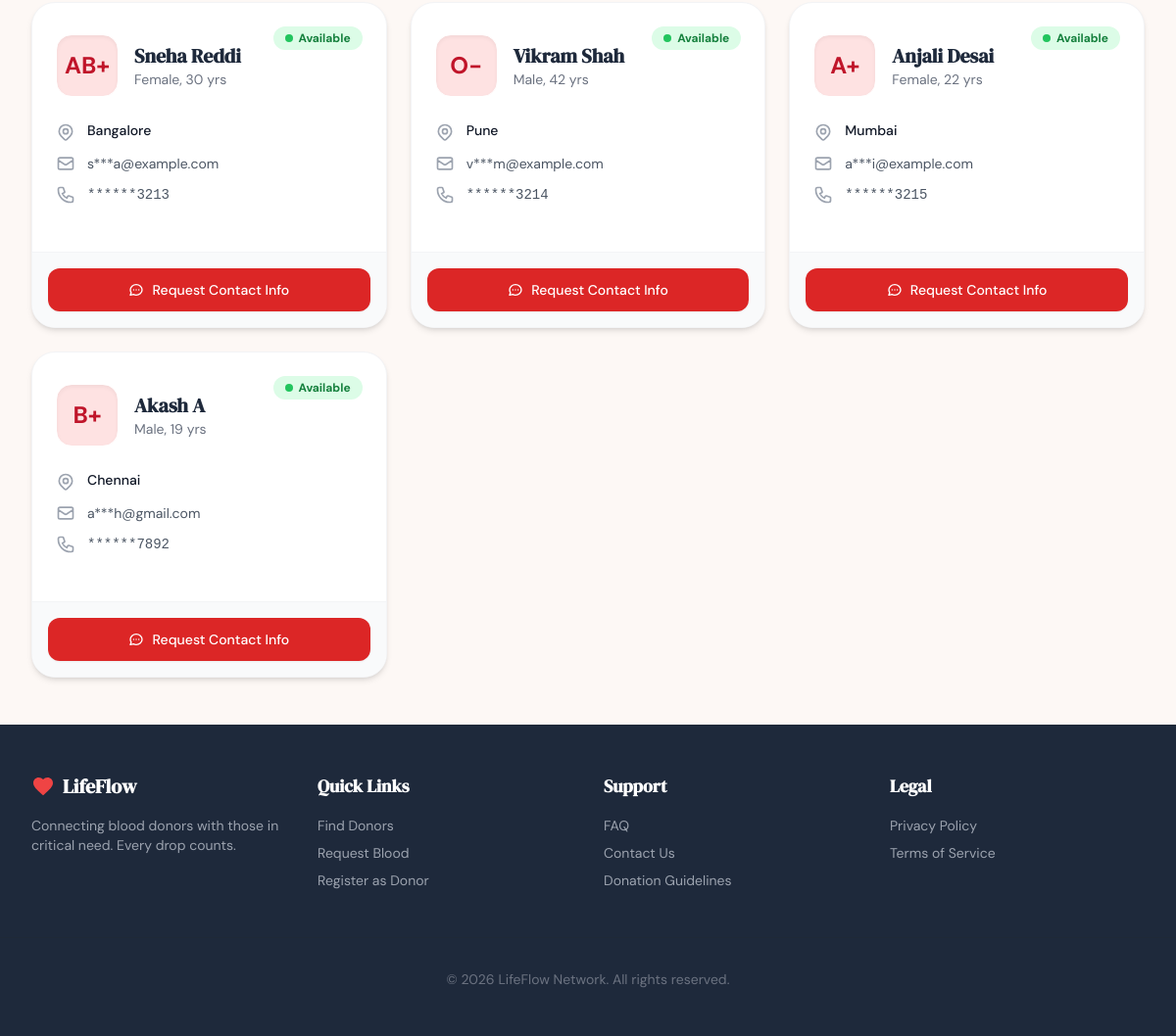
The app's page /donors (lower part), older data.
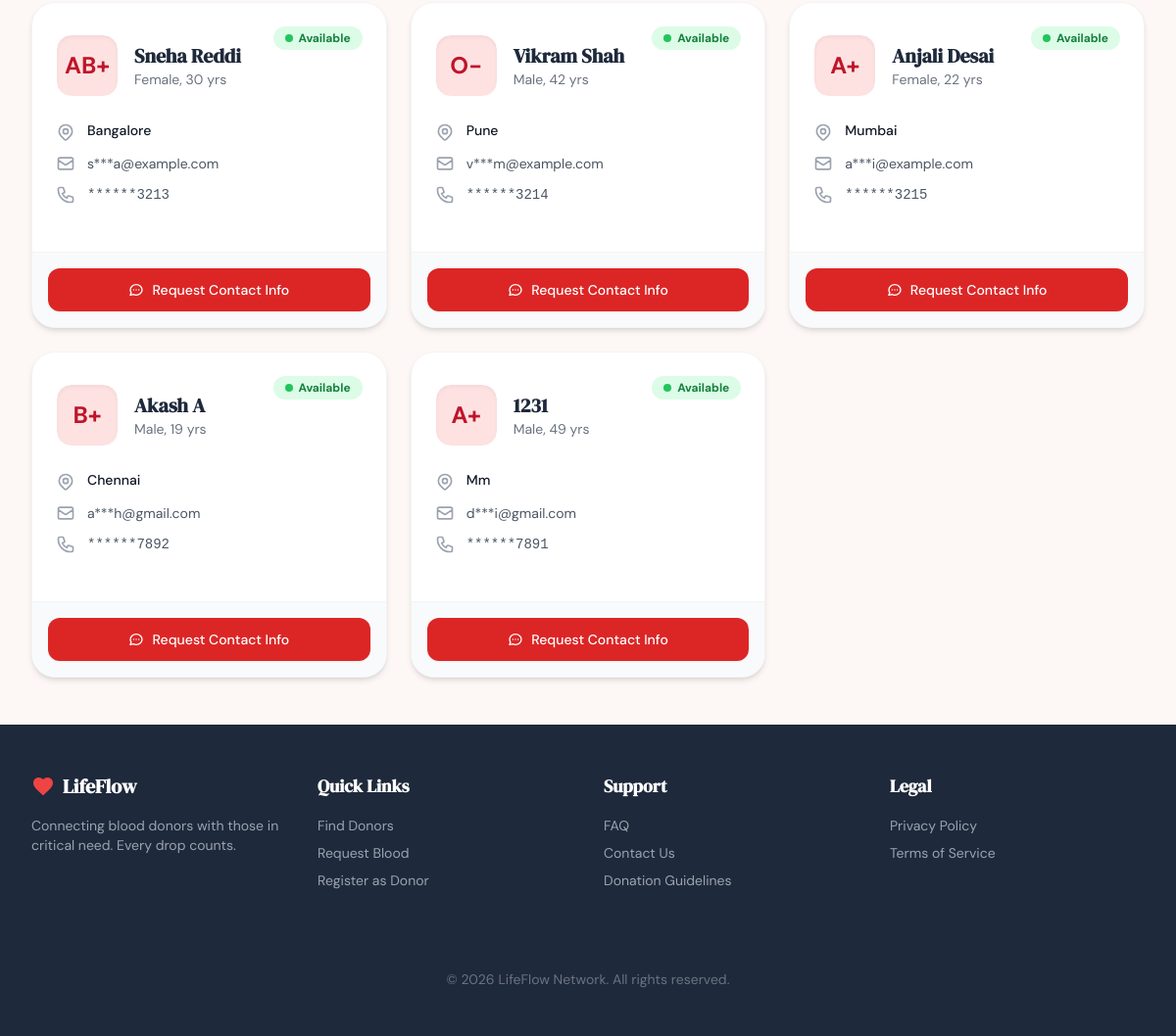
The same page, newer data.
### app.py (models this page shows)
class Donor(db.Model):
    id = db.Column(db.String(50), primary_key=True)
    user_id = db.Column(db.String(36), db.ForeignKey('user.id'), nullable=False)
    name = db.Column(db.String(100), nullable=False)
    age = db.Column(db.Integer, nullable=False)
    gender = db.Column(db.String(20), nullable=False)
    blood_type = db.Column(db.String(5), nullable=False)
    city = db.Column(db.String(100), nullable=False)
    phone = db.Column(db.String(20), nullable=False)
    email = db.Column(db.String(120), nullable=False)
    last_donation = db.Column(db.String(20), nullable=True) # YYYY-MM-DD
    medical_conditions = db.Column(db.Text, nullable=True)
    available = db.Column(db.Boolean, default=True)
    next_eligible = db.Column(db.String(20), nullable=True) # YYYY-MM-DD
    donations_count = db.Column(db.Integer, default=0)

### app.py (the view)
@app.route('/donors')
def find_donors():
    blood_group = sanitize_input(request.args.get('blood_group', ''))
    city = sanitize_input(request.args.get('city', ''))
    query = Donor.query
    if blood_group:
        query = query.filter_by(blood_type=blood_group)
    if city:
        query = query.filter(Donor.city.ilike(f"%{city}%"))
    filtered_donors = query.all()
    display_donors = []
    current_user_id = session.get('user_id')
    for d in filtered_donors:
        is_owner = (d.user_id == current_user_id)
        display_donor = {
            'id': d.id,
            'name': d.name,
            'age': d.age,
            'gender': d.gender,
            'blood_type': d.blood_type,
            'city': d.city,
            'available': d.available,
            'next_eligible': d.next_eligible,
            'phone_masked': mask_phone(d.phone, is_owner),
            'email_masked': mask_email(d.email, is_owner)
        }
        display_donors.append(display_donor)
    return render_template('find_donors.html',
                           donors=display_donors,
                           filters={'blood_group': blood_group, 'city': city})

### app.py (called while the page is built)
def sanitize_input(text):
    if text is None:
        return ""
    clean_text = markupsafe.escape(str(text).strip())
    return clean_text

def mask_phone(phone, is_owner=False):
    if not phone: return ""
    if is_owner: return phone
    phone_str = str(phone)
    if len(phone_str) < 4: return phone_str
    return "*" * (len(phone_str) - 4) + phone_str[-4:]

def mask_email(email, is_owner=False):
    if not email or '@' not in email: return ""
    if is_owner: return email
    parts = email.split('@')
    name = parts[0]
    domain = parts[1]
    if len(name) <= 1:
        masked_name = name + "***"
    else:
        masked_name = name[0] + "***" + name[-1] if len(name)>2 else name[0]+"***"
    return f"{masked_name}@{domain}"

def generate_csrf_token():
    if '_csrf_token' not in session:
        session['_csrf_token'] = str(uuid.uuid4())
    return session['_csrf_token']

@app.before_request
def csrf_protect():
    if request.method == "POST":
        token = session.get('_csrf_token', None)
        form_token = request.form.get('_csrf_token')
        header_token = request.headers.get('X-CSRFToken')
        if not token or token not in (form_token, header_token):
            abort(403, description="CSRF token validation failed.")

@app.before_request
def update_activity():
    if 'user_id' in session and request.endpoint != 'static':
        check_session_timeout()

### templates/find_donors.html (shortened to what this page needs)
{% extends "base.html" %}
{% block content %}
<div class="max-w-7xl mx-auto px-4 sm:px-6 lg:px-8 py-12 min-h-[50vh]">
    {% if donors %}
    <div class="grid grid-cols-1 md:grid-cols-2 lg:grid-cols-3 gap-6">
        {% for donor in donors %}
        <div
            class="bg-white rounded-3xl shadow-md overflow-hidden border border-gray-100 hover:shadow-xl transition-all duration-300 group">
            <div class="p-6 relative">
                <div
                    class="absolute top-6 right-6 flex items-center gap-1.5 px-3 py-1 rounded-full text-xs font-bold {% if donor.available %}bg-green-100 text-green-700{% else %}bg-yellow-100 text-yellow-700{% endif %}">
                    <span
                        class="w-2 h-2 rounded-full {% if donor.available %}bg-green-500 animate-pulse{% else %}bg-yellow-500{% endif %}"></span>
                    {{ 'Available' if donor.available else 'Cooling Down' }}
                </div>
                <div class="flex items-center gap-4 mb-6 mt-2">
                    <div
                        class="w-16 h-16 rounded-2xl bg-gradient-to-br from-red-100 to-crimson-100 flex items-center justify-center text-crimson-700 font-bold text-2xl shadow-inner border border-white">
                        {{ donor.blood_type }}
                    </div>
                    <div>
                        <h3
                            class="font-serif text-xl font-bold text-ink group-hover:text-crimson-700 transition-colors">
                            {{ donor.name }}</h3>
                        <p class="text-sm text-gray-500">{{ donor.gender }}, {{ donor.age }} yrs</p>
                    </div>
                </div>
                <div class="space-y-3 mb-6">
                    <div class="flex items-start gap-3">
                        <div>
                            <p class="text-sm font-medium text-gray-900">{{ donor.city }}</p>
                        </div>
                    </div>
                    <div class="flex items-start gap-3">
                        <svg class="h-5 w-5 text-gray-400" fill="none" viewBox="0 0 24 24" stroke="currentColor">
                            <path stroke-linecap="round" stroke-linejoin="round" stroke-width="2"
                                d="M3 8l7.89 5.26a2 2 0 002.22 0L21 8M5 19h14a2 2 0 002-2V7a2 2 0 00-2-2H5a2 2 0 00-2 2v10a2 2 0 002 2z" />
                        </svg>
                        <p class="text-sm text-gray-600">{{ donor.email_masked }}</p>
                    </div>
                    <div class="flex items-start gap-3">
                        <p class="text-sm font-mono text-gray-600" id="phone-{{ donor.id }}">{{ donor.phone_masked }}
                        </p>
                    </div>
                </div>
            </div>
            <div class="bg-gray-50 border-t border-gray-100 p-4">
                {% if donor.available %}
                <button onclick="contactDonor('{{ donor.id }}')" id="btn-{{ donor.id }}"
                    class="w-full flex justify-center items-center py-3 px-4 rounded-xl text-sm font-medium text-white bg-crimson-600 hover:bg-crimson-700 transition-colors shadow-sm gap-2">
                    <svg class="h-4 w-4" fill="none" viewBox="0 0 24 24" stroke="currentColor">
                        <path stroke-linecap="round" stroke-linejoin="round" stroke-width="2"
                            d="M8 12h.01M12 12h.01M16 12h.01M21 12c0 4.418-4.03 8-9 8a9.863 9.863 0 01-4.255-.949L3 20l1.395-3.72C3.512 15.042 3 13.574 3 12c0-4.418 4.03-8 9-8s9 3.582 9 8z" />
                    </svg>
                    Request Contact Info
                </button>
                {% else %}
                <button disabled
                    class="w-full flex justify-center items-center py-3 px-4 rounded-xl text-sm font-medium text-gray-500 bg-gray-200 cursor-not-allowed gap-2">
                    Currently Unavailable
                </button>
                {% endif %}
            </div>
        </div>
        {% endfor %}
    </div>
    {% endif %}
</div>
{% endblock %}

### templates/base.html (shortened to what this page needs)
<!DOCTYPE html>
<html lang="en">
<head>
    <script src="https://cdn.tailwindcss.com"></script>
</head>
<body class="min-h-screen flex flex-col font-sans antialiased text-ink">
    <main class="flex-grow w-full">
        {% block content %}{% endblock %}
    </main>
    <footer class="bg-ink text-white py-12 border-t border-gray-800">
        <div class="max-w-7xl mx-auto px-4 sm:px-6 lg:px-8 grid grid-cols-1 md:grid-cols-4 gap-8">
            <div class="md:col-span-1">
                <a href="{{ url_for('index') }}" class="flex items-center gap-2 mb-4">
                    <svg class="h-6 w-6 text-crimson-500" fill="currentColor" viewBox="0 0 24 24">
                        <path d="M12,21.35L10.55,20.03C5.4,15.36 2,12.28 2,8.5C2,5.42 4.42,3 7.5,3C9.24,3 10.91,3.81 12,5.09C13.09,3.81 14.76,3 16.5,3C19.58,3 22,5.42 22,8.5C22,12.28 18.6,15.36 13.45,20.04L12,21.35Z" />
                    </svg>
                    <span class="font-serif text-xl font-bold text-white">LifeFlow</span>
                </a>
                <p class="text-gray-400 text-sm">Connecting blood donors with those in critical need. Every drop counts.</p>
            </div>
            <div>
                <h3 class="text-lg font-bold mb-4 font-serif">Quick Links</h3>
                <ul class="space-y-2 text-sm text-gray-400">
                    <li><a href="{{ url_for('find_donors') }}" class="hover:text-crimson-400 transition-colors">Find Donors</a></li>
                    <li><a href="{{ url_for('request_blood') }}" class="hover:text-crimson-400 transition-colors">Request Blood</a></li>
                    <li><a href="{{ url_for('register_donor') }}" class="hover:text-crimson-400 transition-colors">Register as Donor</a></li>
                </ul>
            </div>
            <div>
                <h3 class="text-lg font-bold mb-4 font-serif">Support</h3>
                <ul class="space-y-2 text-sm text-gray-400">
                    <li><a href="#" class="hover:text-crimson-400 transition-colors">FAQ</a></li>
                    <li><a href="#" class="hover:text-crimson-400 transition-colors">Contact Us</a></li>
                    <li><a href="#" class="hover:text-crimson-400 transition-colors">Donation Guidelines</a></li>
                </ul>
            </div>
            <div>
                <h3 class="text-lg font-bold mb-4 font-serif">Legal</h3>
                <ul class="space-y-2 text-sm text-gray-400">
                    <li><a href="#" class="hover:text-crimson-400 transition-colors">Privacy Policy</a></li>
                    <li><a href="#" class="hover:text-crimson-400 transition-colors">Terms of Service</a></li>
                </ul>
            </div>
        </div>
        <div class="max-w-7xl mx-auto px-4 sm:px-6 lg:px-8 mt-12 pt-8 border-t border-gray-800 text-center text-sm text-gray-500">
            &copy; {{ range(2024, 2030) | random }} LifeFlow Network. All rights reserved.
        </div>
    </footer>
</body>
</html>

### templates/base.html (style rules this page uses)
body { background-color: #FDF8F5; color: #1e293b; }
h1, h2, h3, h4, .font-serif { font-family: 'DM Serif Display', serif; }

Row changes from the older to the newer data that the page shows:
added Donor: available "Available", blood_type "A+", name "1231", gender "Male", age "49", city "Mm", email_masked "d***i@gmail.com", phone_masked "******7891"
